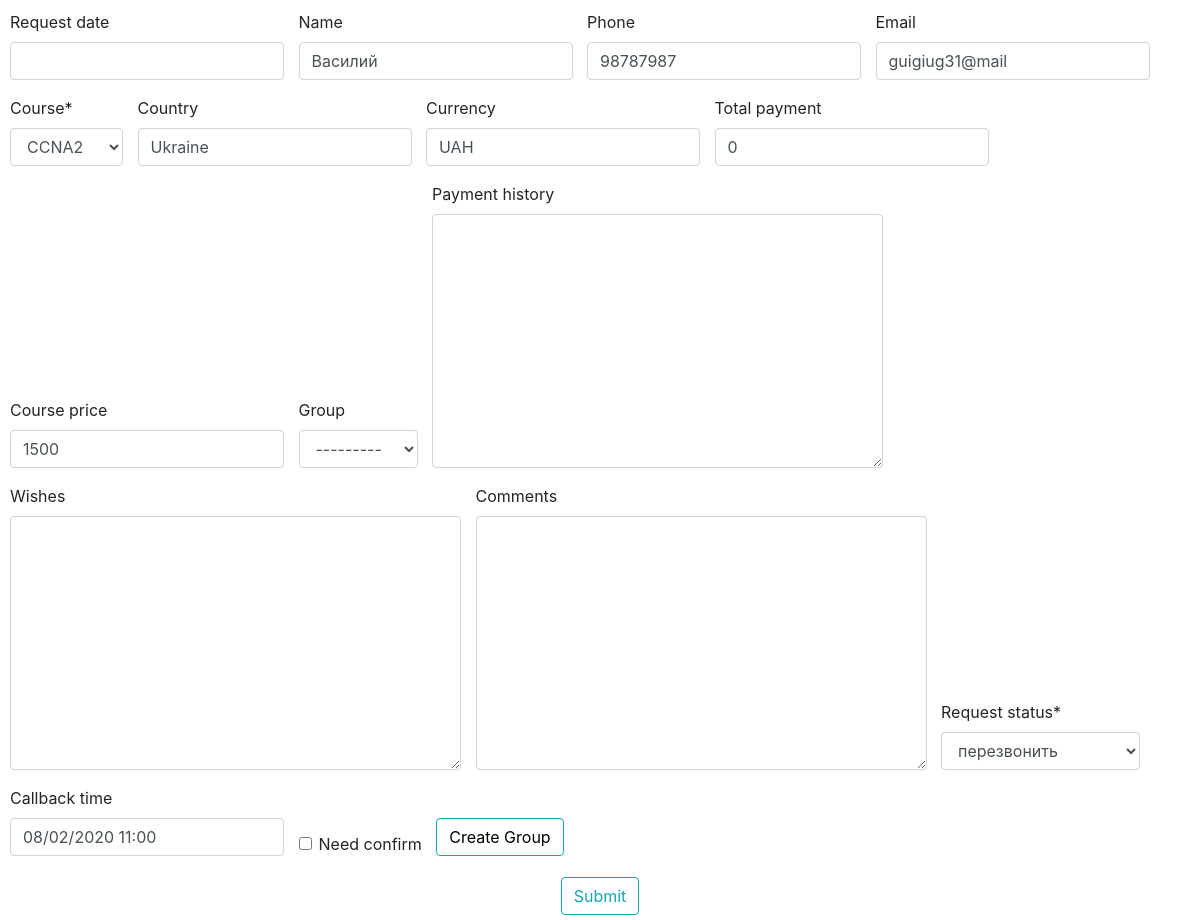
/item/15/item_info (signed in), run on an earlier commit of the app's database.
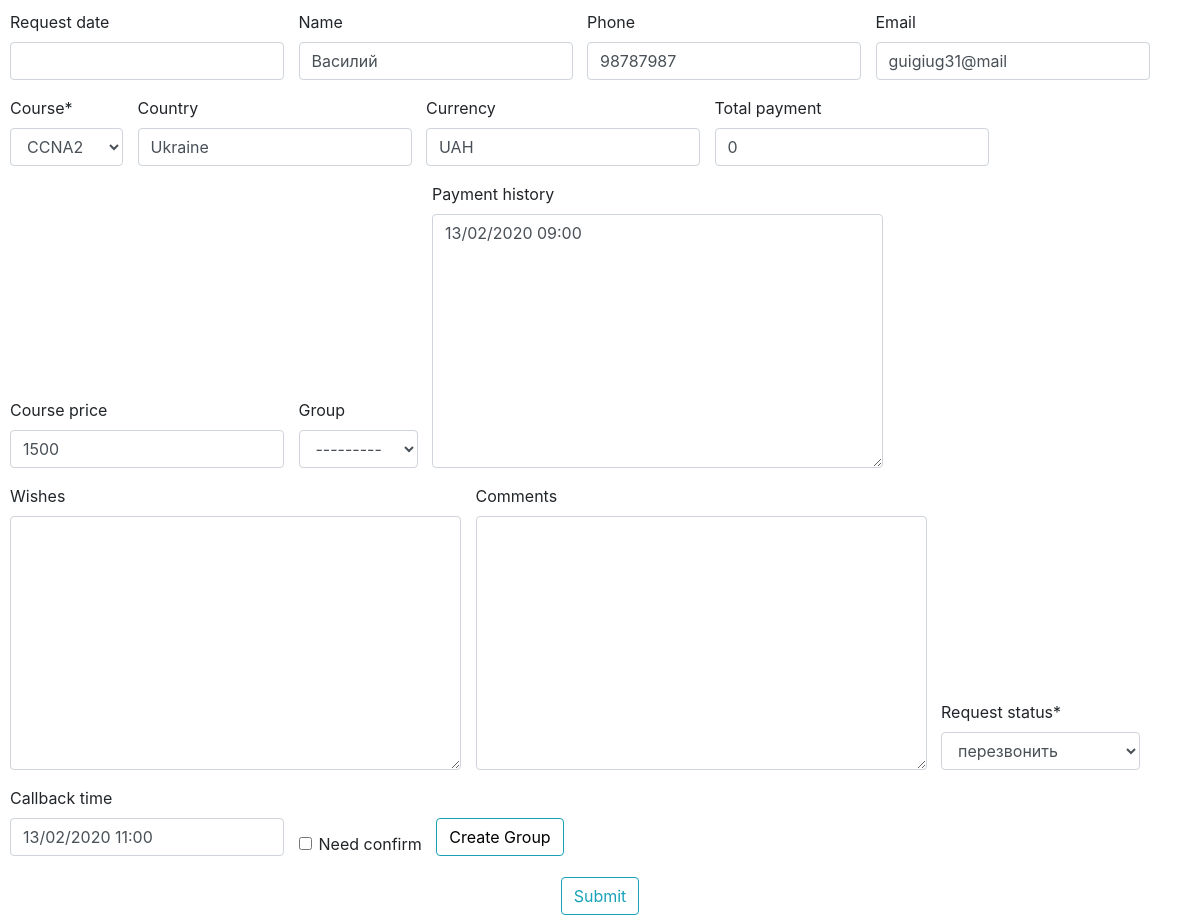
And on a later commit of the database.
### authorization/models.py (models this page shows, shortened)
class Daily(models.Model):
    request_date    = models.DateTimeField(blank=True, null=True)
    name            = models.CharField(max_length=100, blank=True)
    phone           = models.CharField(max_length=100, blank=True)
    email           = models.CharField(max_length=100, blank=True)
    course          = models.ForeignKey(Course, on_delete=models.DO_NOTHING)
    country         = models.CharField(max_length=100, blank=True)
    university      = models.CharField(max_length=100, blank=True)
    work            = models.CharField(max_length=100, blank=True)
    where_from      = models.CharField(max_length=100, blank=True)
    currency        = models.CharField(max_length=100, blank=True)
    course_price    = models.IntegerField(blank=True,  default=0)
    comments        = models.TextField(blank=True)
    wishes          = models.TextField(blank=True)
    callback_time   = models.DateTimeField(blank=True, null=True)
    group           = models.ForeignKey(Group, on_delete=models.DO_NOTHING, null=True, blank=True)
    request_status  = models.CharField(max_length=100, blank=True)
    need_confirm  = models.BooleanField(blank=True, null=True)
    payment_history = models.TextField(blank=True)
    total_payment   = models.IntegerField(blank=True, default=0)
    payment_source  = models.CharField(max_length=100, blank=True)
    obligation      = models.IntegerField(blank=True, null=True, default=0)

class Course(models.Model):
    name     = models.CharField(max_length=100, blank=True)
    price    = JSONField(blank=True, null=True)
    def __str__(self):
        return self.name

class Group(models.Model):
    name            = models.CharField(max_length=100, blank=True)
    created_date    = models.DateTimeField(blank=True, null=True)
    course          = models.ForeignKey(Course, on_delete=models.DO_NOTHING, null=True)
    active          = models.BooleanField(default=True)
    time_start      = models.DateTimeField(blank=True, null=True)
    time_end        = models.DateTimeField(blank=True, null=True)
    def __str__(self):
        return self.name

### authorization/views.py (the view, shortened to what this page needs)
# urls.py: path('item/<int:pk>/item_info', ItemInfoUpdate.as_view(), name='item_info_update'),
class ItemInfoUpdate(LoginRequiredMixin, UpdateView):
    model = Daily
    template_name = 'info_update.html'
    form_class = ItemInfoUpdateForm
    success_url='/ok/'

### authorization/forms.py
class ItemInfoUpdateForm(forms.ModelForm):
    STATUS_CHOICES = [
        ('ожидаем оплату', 'ожидаем оплату'),
        ('оплачено частично', 'оплачено частично'),
        ('оплачено', 'оплачено'),
        ('перезвонить', 'перезвонить'),
        ('отказ', 'отказ'),
    ]
    callback_time = forms.DateTimeField(input_formats=['%d/%m/%Y %H:%M'], required=False)
    request_status = forms.CharField(widget=forms.Select(choices=STATUS_CHOICES))
    need_confirm = forms.BooleanField(widget=forms.CheckboxInput, required=False)
    class Meta:
        model = Daily
        fields = [
                'request_date',
                'name',
                'phone',
                'email',
                'course',
                'country',
                'currency',
                "total_payment",
                'course_price',
                'group',
                'payment_history',
                'wishes',
                'comments',
                'request_status',
                'callback_time',
                'need_confirm',]

### authorization/templates/info_update.html (shortened to what this page needs)
{% load crispy_forms_tags %}
<!DOCTYPE html>
<html lang="en">
<head>
    <link rel="stylesheet" href="https://stackpath.bootstrapcdn.com/bootstrap/4.4.1/css/bootstrap.min.css"> {% load staticfiles %}
    <link rel="stylesheet" href="https://cdnjs.cloudflare.com/ajax/libs/jquery-datetimepicker/2.5.20/jquery.datetimepicker.min.css" />
    <link rel="stylesheet" href="{% static 'style_update.css' %}" type="text/css">
</head>
<body class="d-flex ">
    <div class="content ">
        <form method="POST">
            <fieldset class="form-group">
                {{ form|crispy }}
                <div class="form-group">
                    <button class="btn btn-outline-info" type="button">
                        <a style="text-decoration: none;color: black;"
                         href="{% url 'create_group' %}" target="_self"
                         onClick="popupWin = window.open(this.href, 'Window2', 'location,width=350,height=500,top=400,left=500'); popupWin.focus(); return false;">
                            Create Group
                        </a>
                    </button>
                </div>
            </fieldset>
            <fieldset class="form-group d-flex justify-content-center">
                <button class="btn btn-outline-info m-auto" type="submit">Submit</button>
        </form>
    </div>
</body>
</html>

What changed in the data, as far as the page shows it:
changed Daily "guigiug31@mail": payment_history (not shown) → "13/02/2020 09:00"; callback_time "08/02/2020 11:00" → "13/02/2020 11:00"
